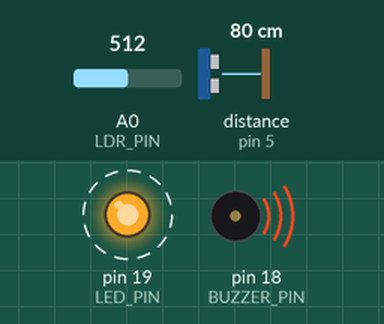
Bench run of a sketch on a simulated Arduino Uno, built with avr-gcc and run on an emulated ATmega328P. Parts: output pins drawn as LEDs (lit = HIGH), buzzer (waves = sounding, pin HIGH). Wiring (inferred from the names in the program): ultrasonic range finder: trigger pin 4; echo pin 5. Dashed ring = blinking. The inputs (shaded band) are chosen by the test bench; at power-on: A0 (LDR_PIN) = 512, distance to the obstacle (sensor on pin 5) 80 cm. The echo pulse lasts 58.3 µs per cm; pins used as bus, display or sensor lines are not drawn; what the sketch prints to the serial monitor is not drawn.

Above: at 0.13 s.
Timing chart, 0 to 3.0 s (numbered marks = the images above):
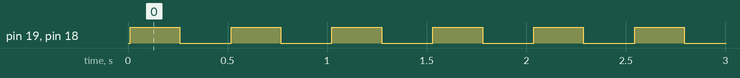

The sketch:

Arduino-ide-code.ino
```cpp
const int LDR_PIN = 0;
const int LED_PIN = 19;
const int BUZZER_PIN = 18;
const int TRIG_PIN = 4;
const int ECHO_PIN = 5;
// Adjust this after calibration
int threshold = 2000;
//----------------------------
// Measure Distance
//----------------------------
float getDistance()
{
digitalWrite(TRIG_PIN, LOW);
delayMicroseconds(2);
digitalWrite(TRIG_PIN, HIGH);
delayMicroseconds(10);
digitalWrite(TRIG_PIN, LOW);
long duration = pulseIn(ECHO_PIN, HIGH, 30000);
if (duration == 0)
return -1;

float distance = duration * 0.0343 / 2.0;
return distance;
}
void setup()
{
Serial.begin(115200);
pinMode(LED_PIN, OUTPUT);
pinMode(BUZZER_PIN, OUTPUT);
pinMode(TRIG_PIN, OUTPUT);
pinMode(ECHO_PIN, INPUT);
digitalWrite(LED_PIN, LOW);
digitalWrite(BUZZER_PIN, LOW);
Serial.println("--------------------------------");
Serial.println(" LASER SECURITY SYSTEM STARTED ");
Serial.println("--------------------------------");
}
void loop()
{
int ldrValue = analogRead(LDR_PIN);
Serial.print("LDR Value : ");
Serial.println(ldrValue);
// Change < to > if your readings are reversed
if (ldrValue < threshold)
{
float distance = getDistance();
Serial.println("***************");

Serial.println("INTRUDER DETECTED");
if (distance > 0)
{
Serial.print("Distance : ");
Serial.print(distance);
Serial.println(" cm");
}
else
{
Serial.println("Distance : Out of Range");
}
Serial.println("***************");
// LED ON
digitalWrite(LED_PIN, HIGH);
// Buzzer ON
digitalWrite(BUZZER_PIN, HIGH);
delay(250);
// LED OFF
digitalWrite(LED_PIN, LOW);
// Buzzer OFF
digitalWrite(BUZZER_PIN, LOW);
delay(250);
}
else
{
float distance = getDistance();
Serial.println("SYSTEM SAFE");

if (distance > 0)
{
Serial.print("Current Distance : ");
Serial.print(distance);
Serial.println(" cm");
}
digitalWrite(LED_PIN, LOW);
digitalWrite(BUZZER_PIN, LOW);
delay(200);
}
}
```

Measured:
- by itself, pin 19 (LED_PIN), pin 18 (BUZZER_PIN): alternates HIGH for 0.25 s and LOW for 0.26 s
